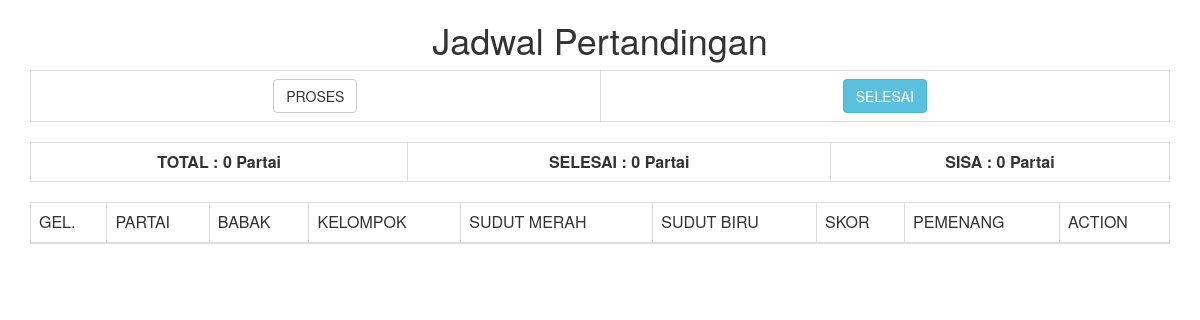
Before: /nilai/index.php with the older database file.
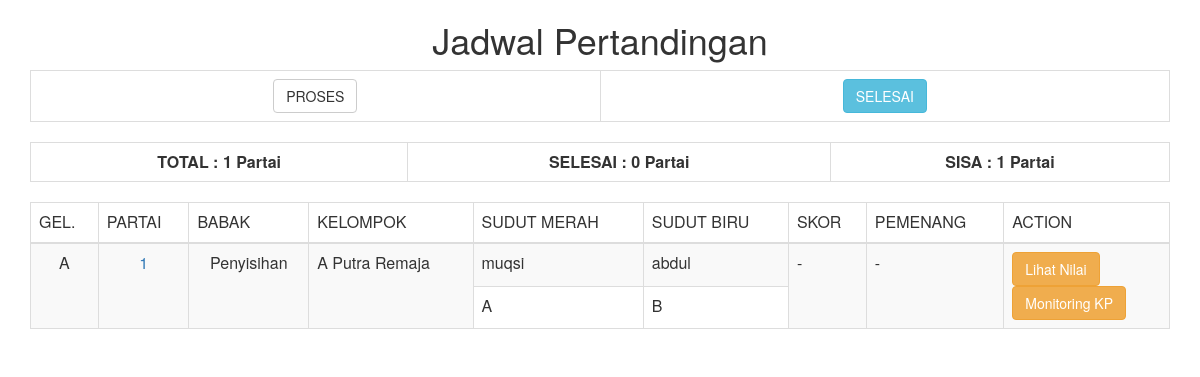
After: the same page with the newer database file.
### tables this page shows
CREATE TABLE `jadwal_tanding` (
  `id_partai` int(11) NOT NULL,
  `tgl` date NOT NULL,
  `kelas` varchar(55) NOT NULL,
  `gelanggang` varchar(2) NOT NULL,
  `partai` varchar(4) NOT NULL,
  `nm_merah` varchar(55) NOT NULL,
  `kontingen_merah` varchar(55) NOT NULL,
  `nm_biru` varchar(55) NOT NULL,
  `kontingen_biru` varchar(55) NOT NULL,
  `status` varchar(55) NOT NULL DEFAULT '-',
  `pemenang` varchar(150) NOT NULL DEFAULT '-',
  `babak` varchar(55) DEFAULT NULL,
  `medali` varchar(2) NOT NULL DEFAULT '0',
  `aktif` varchar(2) NOT NULL DEFAULT '0'
);

### nilai/index.php (the view, shortened to what this page needs)
<?php
	include "../backend/includes/connection.php";
	$sqltotalpartai = mysqli_query($koneksi, "SELECT COUNT(*) FROM jadwal_tanding");
	$totalpartai = mysqli_fetch_array($sqltotalpartai);
	$sqlpartaiselesai = mysqli_query($koneksi, "SELECT COUNT(*) FROM jadwal_tanding WHERE status<>'-'");
	$partaiselesai = mysqli_fetch_array($sqlpartaiselesai);
	$sqljadwal = "SELECT * FROM jadwal_tanding WHERE status='-' ORDER BY id_partai ASC";
	$jadwal_tanding = mysqli_query($koneksi,$sqljadwal);
?>
<html>
<head>
  <link rel="stylesheet" href="css/bootstrap.min.css">
</head>
<body>
<div class="container">
<center><h1>Jadwal Pertandingan</h1></center>
<div class="table-responsive">
	<table class="table table-bordered">
		<tr class="text-center">
			<td><a href="index.php" class="btn btn-default" role="button">PROSES</a></td>
			<td><a href="index-selesai.php" class="btn btn-info" role="button">SELESAI</a></td>
		</tr>
	</table>
</div>
<div class="table-responsive">
	<table class="table table-bordered">
		<tr class="text-center">
			<td><b>TOTAL : <?php echo $totalpartai[0]." Partai"; ?></b></td>
			<td><b>SELESAI : <?php echo $partaiselesai[0]." Partai"; ?></b></td>
			<td><b>SISA : <?php echo $totalpartai[0] - $partaiselesai[0]." Partai"; ?></b></td>
		</tr>
	</table>
</div>
<div id="jadwaltanding" class="table-responsive">
<table class="table table-bordered table-striped">
	<thead>
	<tr>
		<td>GEL.</td>
		<td>PARTAI</td>
		<td>BABAK</td>
		<td>KELOMPOK</td>
		<td>SUDUT MERAH</td>
		<td>SUDUT BIRU</td>
		<td>SKOR</td>
		<td>PEMENANG</td>
		<td>ACTION</td>
	</tr>
	</thead>
	<?php while($jadwal = mysqli_fetch_array($jadwal_tanding)) { ?>
	<tr>
		<td rowspan="2"><center><?php echo $jadwal['gelanggang']; ?></center></td>
		<td rowspan="2">
			<?php
				$kalimat = "https://code.responsivevoice.org/getvoice.php?t=Partai ke ".$jadwal['partai'].", Babak ".$jadwal['babak'].", Kelas ".$jadwal['kelas'].", gelanggang ".$jadwal['gelanggang'].". Agar mempersiapkan diri pesilat ".$jadwal['nm_merah']." dari ".$jadwal['kontingen_merah'].". berhadapan dengan Pesilat ".$jadwal['nm_biru']." dari ".$jadwal['kontingen_biru'].".&tl=id&sv=g3&vn=&pitch=0.5&rate=0.5&vol=1&gender=female";
			?>
			<center>
				<a href onclick="window.open('<?php echo $kalimat; ?>', 'Text To Speech', 'width=200, height=200'); return false;">
				<?php echo $jadwal['partai']; ?>
				</a>
			</center>
		</td>
		<td rowspan="2"><center><?php echo $jadwal['babak']; ?></center></td>
		<td rowspan="2"><?php echo $jadwal['kelas']; ?></td>
		<td><?php echo $jadwal['nm_merah']; ?></td>
		<td><?php echo $jadwal['nm_biru']; ?></td>
		<td rowspan="2"><?php echo $jadwal['status']; ?></td>
		<td rowspan="2"><?php echo $jadwal['pemenang']; ?></td>
		<td rowspan="2">
			<a href="view_tanding.php?id_partai=<?php echo $jadwal['id_partai']; ?>" class="btn btn-warning" role="button">Lihat Nilai</a>
			<br/>
			<a href="monitor_nilai.php?id_partai=<?php echo $jadwal['id_partai']; ?>" class="btn btn-warning" role="button">Monitoring KP</a>
		</td>
	</tr>
	<tr>
		<td><?php echo $jadwal['kontingen_merah']; ?></td>
		<td><?php echo $jadwal['kontingen_biru']; ?></td>
	</tr>
	<?php } ?>
</table>
</div>
</div>
</body>
</html>

Changed rows visible on the page:
added jadwal_tanding: gelanggang "A", partai "1", babak "Penyisihan", kelas "A Putra Remaja", nm_merah "muqsi", nm_biru "abdul", status "-", pemenang "-", kontingen_merah "A", kontingen_biru "B"
Other visible differences:
$totalpartai[0]: "0" → "1"
$totalpartai[0] - $partaiselesai[0]: "0" → "1"
